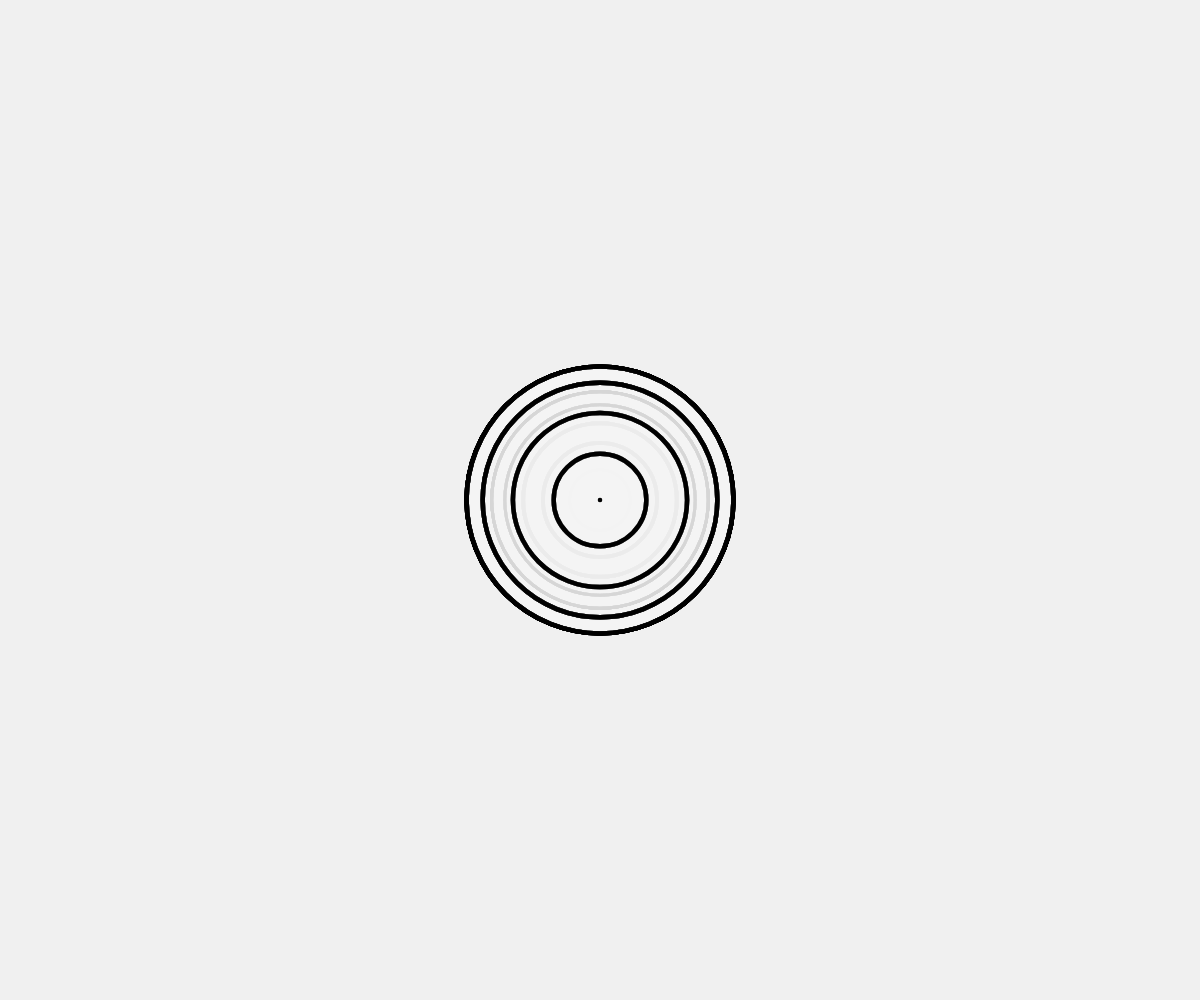
Frame 1 (no input)
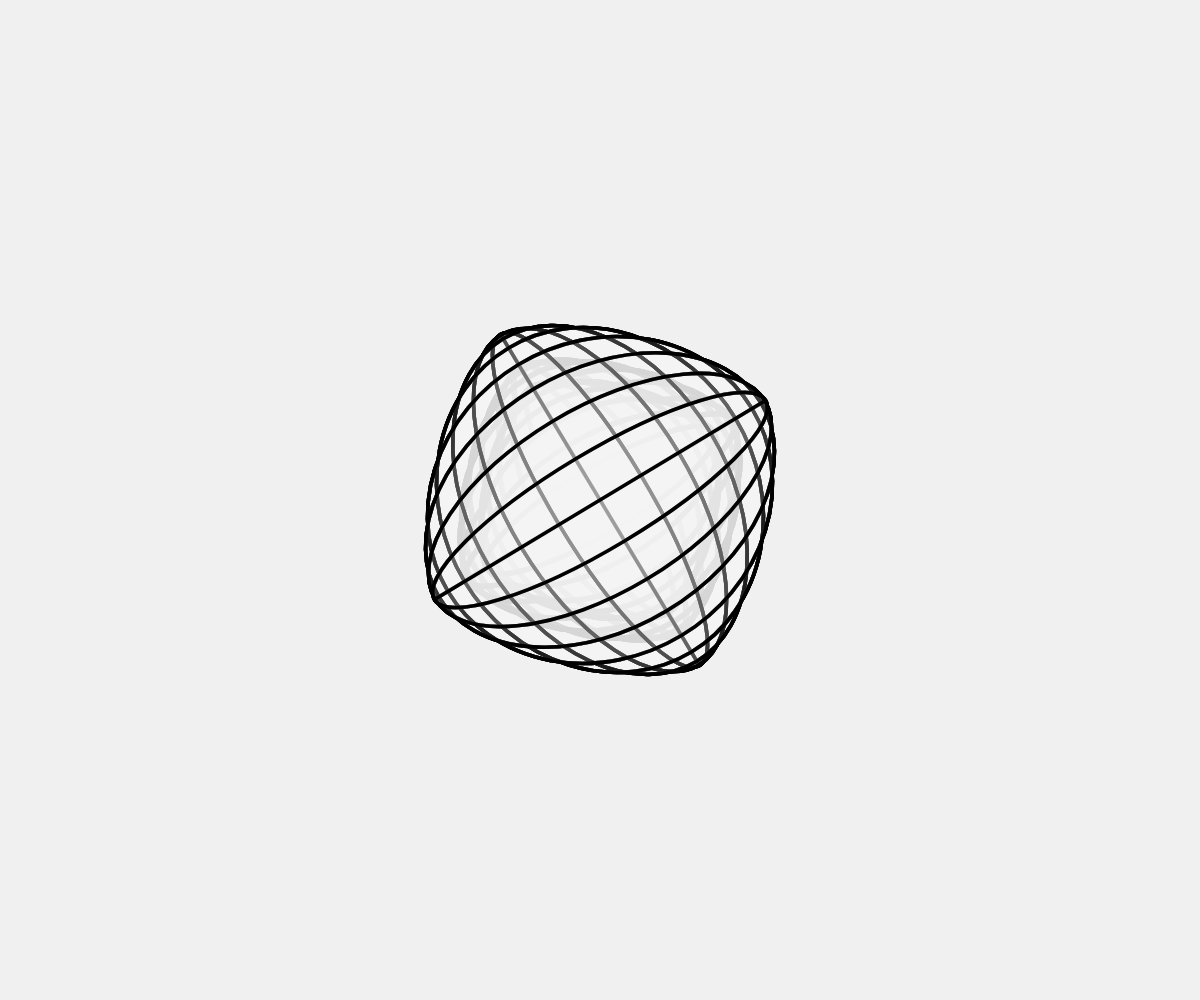
Frame 60 (no input)
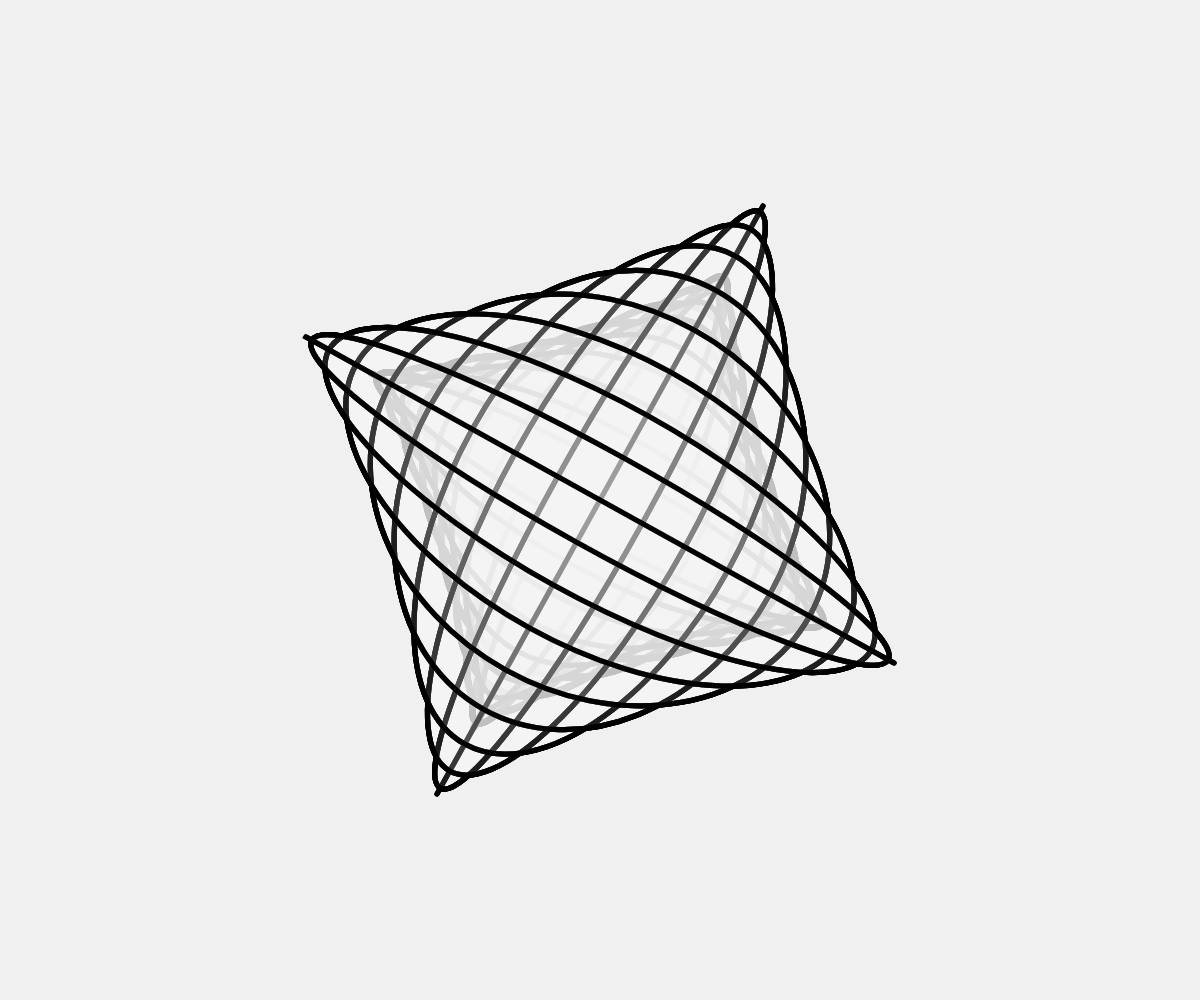
Frame 120 (the mouse pressed at the canvas centre since frame 60)

The p5.js sketch that drew these frames (run headless with seeded random() and noise() and a simulated clock; from frame 60 on, the mouse is pressed at the canvas centre):

// p5.js sketch
// ── sketch.js
/*
libs: p5
inspiration: Stir Transformation by Micharl Pinn
Author: Eric Wenqi Li
*/

var square = [];

function setup() {
  createCanvas(windowWidth, windowHeight);
  background(240);
  square.length = 1;

  var diff = 90 / square.length;
  for (var i = 0; i < square.length; i++) {
    s = (i + 1) * diff * 10;
    square[i] = new Transformation(createVector(0, 0), s, (square.length - i) * diff);
  }
}

function draw() {
  background(240);
  for (var i = 0; i < square.length; i++) {
    square[i].display();
    square[i].update();
  }
}

// function windowResized() {
//   resizeCanvas(windowWidth, windowHeight);
// }

// ── transformation.js
var Transformation = function(pos, r, count) {
  this.mass = random(0.1, 3);
  this.pos = pos.copy();
  this.timer = false;
  this.turn = false;
  this.num = 90;
  this.count = count;
  this.r = r;
  this.n = random(1000);
  this.n2 = random(100);

  this.display = function() {
    push();
    translate(width / 2, height / 2);
    rotate(radians(this.num));
    beginShape();
    for (var i = 0; i <= 360; i += 10) {
      var angle = sin(radians(this.num));
      var x = cos(radians(i));
      var y = sin(radians(i));
      var x2 = x * sqrt(1 - angle * pow(x, 2)) * map(noise(this.n), 0, 1, 1, this.r);
      var y2 = y * sqrt(1 - angle * pow(y, 2)) * map(noise(this.n), 0, 1, 1, this.r);
      strokeWeight(this.mass);
      fill(240, 30);
      stroke(0);
      ellipse(0, 0, x2, y2);

      this.mass = noise(this.n2) * 10;
      this.n2 += 0.001;
    }
    endShape();
    this.n += 0.001;
    pop();
  };

  this.update = function() {
    this.num += 1;
  };
};
